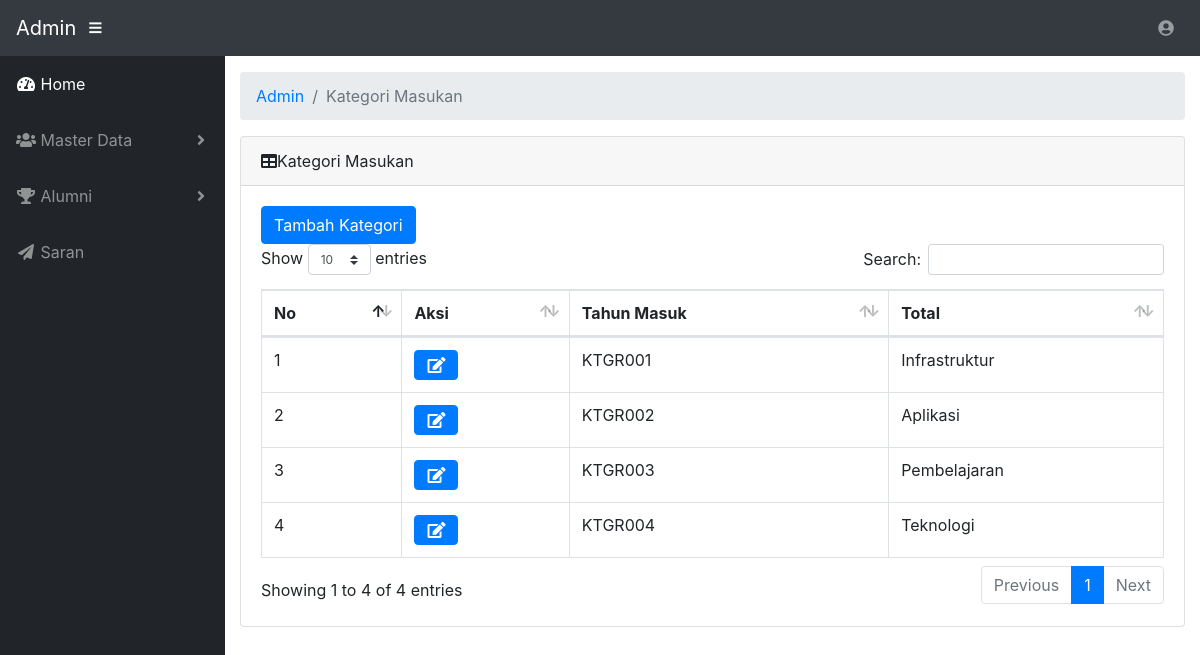
The app's page /Aplikasi/index.php/admin/kmasukan with its own data.
### tables this page shows
CREATE TABLE `kategori_masukan` (
  `id_masukan` varchar(7) NOT NULL,
  `nama_kategori` varchar(20) NOT NULL
);

### Aplikasi/application/controllers/admin.php (called while the page is built, shortened)
<?php
class admin extends CI_Controller {
	function __construct()
	{
				$this->load->model('saran');
				$this->load->model('biodata');
				$this->load->model('tmasuk');
				$this->load->model('pekerjaan');
	}
	public function kmasukan()
	{
		$header['menu']='Kategori Masukan';
		$header['username'] = $this->session->userdata('nama');
		$data['masukan']=$this->saran->ambil_ksaran();
		$this->load->view('layout/admin/header',$header);
		$this->load->view('admin/kategori_masukan/show',$data);
		$this->load->view('layout/admin/footer');
	}
}

### Aplikasi/index.php (called while the page is built, shortened)
<?php
require_once BASEPATH.'core/CodeIgniter.php';

### Aplikasi/application/models/saran.php (called while the page is built, shortened)
<?php
class saran extends CI_Model {
	public function ambil_ksaran()
	{
		return $this->db->get_where('kategori_masukan')->result_array();
	}
}
?>

### Aplikasi/application/views/admin/kategori_masukan/show.php (the view)
<div class="card mb-3">
  <div class="card-header"><i class="fas fa-table"></i>Kategori Masukan</div>
    <div class="card-body">
      <a href="<?= site_url('admin/formmsk');?>"><button class="btn btn-primary">Tambah Kategori</button></a>
      <div class="table-responsive">
        <table class="table table-bordered" id="dataTable" width="100%" cellspacing="0">
          <thead>
            <tr>
              <th>No</th>
              <th>Aksi</th>
              <th>Tahun Masuk</th>
              <th>Total</th>
            </tr>
          </thead>
          <tbody>
            <?php
            $no = 1;
              foreach ($masukan as $j ) { ?>
            <tr>
              <td><?= $no++;?></td>
              <td>
                <a href="<?= site_url('admin/edit_form_ktgr/'.$j['id_masukan']);?>"><button class="btn btn-primary"><i class="fa fa-edit"></i></button></a>
              </td>
              <td><?= $j['id_masukan'];?></td>
              <td><?= $j['nama_kategori'];?></td>
            </tr>
            <?php } ?>
          </tbody>
        </table>
      </div>
    </div>
  </div>

### Aplikasi/assets/template/css/sb-admin.css (style rules this page uses)
html { position: relative; min-height: 100%; }
body { height: 100%; }
:root { --input-padding-x: 0.75rem; --input-padding-y: 0.75rem; }

### records on screen
kategori_masukan: id_masukan "KTGR001", nama_kategori "Infrastruktur"
kategori_masukan: id_masukan "KTGR002", nama_kategori "Aplikasi"
kategori_masukan: id_masukan "KTGR003", nama_kategori "Pembelajaran"
kategori_masukan: id_masukan "KTGR004", nama_kategori "Teknologi"

### other values on screen
$menu "Kategori Masukan"
